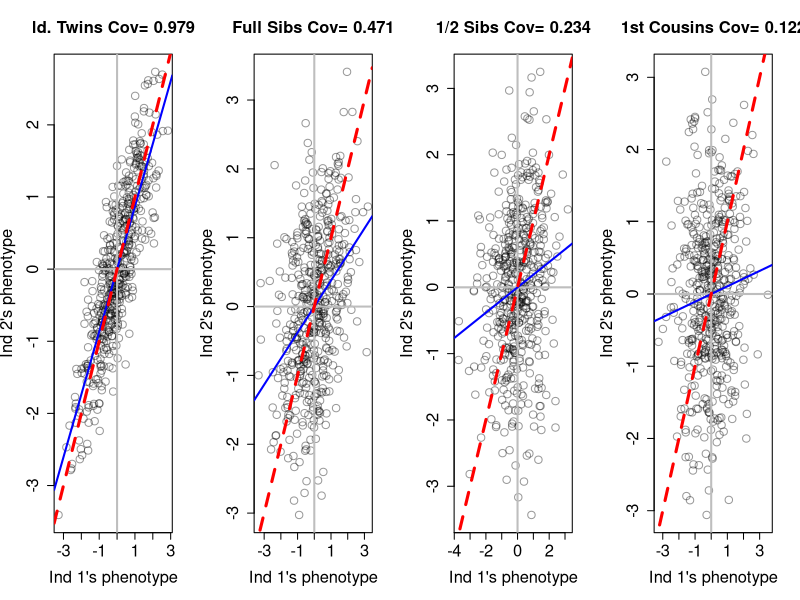

Source code (R):
library("plotrix")

##Paste this in first
genetic.covar<-function(L=20, environ.var,Num_inds=5000,print.slope=FALSE,sel.cutoff=FALSE,ibd.prob,relly.type=""){
	##Quantitative genetics sims
	allele.freq<-0.5   ###each locus is assumed to have the same allele frequencies. This is just to simplify the coding, in reality these results work when each locus has its own frequency (and the coding wouldn't be too much harder). 
	 stopifnot(sum(ibd.prob)==1)
	 
	
	##MAKE A IND 1ss
	## For each ind, at each locus we draw an allele (either 0 or 1) from the population allele frequency. 
	##We do this twice for each ind two represent the two haplotypes in the mother 
	ind.hap.1<-replicate(Num_inds, rbinom(L,1,allele.freq) )
	ind.hap.2<-replicate(Num_inds, rbinom(L,1,allele.freq) )
	##type mum.hap.1[,1] to see the 1st mothers 1st haplotype
	
	##Each mothers genotype at each locus is either 0,1,2
	ind.geno<-ind.hap.1+ind.hap.2
	
	additive.genetic<-colSums(ind.geno)
	genetic.sd<-sd(additive.genetic)
	mean.genetic<-mean(additive.genetic)
	
	additive.genetic<-additive.genetic / sd(additive.genetic)
	ind.pheno<- additive.genetic + rnorm(Num_inds,sd=sqrt(environ.var))
	ind.pheno<-ind.pheno-mean(ind.pheno)

	##MAKE A IND 2's
	###routine to generate genotypes for set of 2nd individual based on our genotypes for first
	other.ind.geno<-sapply(1:Num_inds,function(ind){
		sapply(1:L,function(snp){
			num.ibd<-sample(0:2,1,prob=ibd.prob)
			if(num.ibd==0){my.geno<-sum(rbinom(2,1,allele.freq))} 
			if(num.ibd==1){my.geno<-ind.hap.1[snp,ind]+rbinom(1,1,allele.freq)} 
			if(num.ibd==2){my.geno<-ind.geno[snp,ind]}
			return(my.geno)
		})
	})
	
	other.ind.additive.genetic<-colSums(other.ind.geno)
	genetic.sd<-sd(other.ind.additive.genetic)
	mean.genetic<-mean(other.ind.additive.genetic)	
	other.ind.additive.genetic<-other.ind.additive.genetic / sd(other.ind.additive.genetic)
	other.pheno<- other.ind.additive.genetic + rnorm(Num_inds,sd=sqrt(environ.var))
	other.pheno<-other.pheno-mean(other.pheno)
	my.cov<-cov(ind.pheno,other.pheno);

	plot(ind.pheno,other.pheno,xlab="Ind 1's phenotype",ylab="Ind 2's phenotype",cex=1.5,cex.axis=1.5,cex.main=1.5,cex.lab=1.5,
	main=paste(relly.type,"Cov=",format(my.cov,digit=3),sep=" "),col=adjustcolor("black",0.4)) #,"L =",L,"VE=",environ.var,"VA=1",sep=", "))
	abline(h=0,col="grey",lwd=2)
	abline(v=0,col="grey",lwd=2)
	abline(lm(other.pheno~ind.pheno),col="blue",lwd=2)
	abline(0,1,col="red",lwd=3,lty=2)
 #	textbox(x=min(ind.pheno)*.5,y=max(other.pheno)*.9,textlist=c("Cov= ",format(my.cov,digit=3)),col="red"))
 #legend(x="topleft",legend=paste("Cov= ",format(my.cov,digit=2)),col="red",lwd=4,cex=1.5,bg="white",pch=NA,lty=NA)
	#text(x=min(ind.pheno)*.5,y=max(other.pheno)*.9,label=paste("Cov= ",format(my.cov,digit=3)),col="red",lwd=4,cex=1.5)
	cat("pheno. covariance=",my.cov,"\n")
	cat("Expected covar=",sum(ibd.prob*c(0,0.5,1)),"\n")
	VA<-my.cov/sum(ibd.prob*c(0,0.5,1))
	cat("VA= ", VA,"h2= ",VA/var(c(ind.pheno,other.pheno)),"\n")
 }
 

layout(t(1:4))
genetic.covar(L=100, environ.var=0.2,Num_inds=500,ibd.prob=c(0.,0.,1),relly.type="Id. Twins")
genetic.covar(L=100, environ.var=0.2,Num_inds=500,ibd.prob=c(0.25,0.5,0.25),relly.type="Full Sibs")
genetic.covar(L=100, environ.var=0.2,Num_inds=500,ibd.prob=c(0.5,0.5,0),relly.type="1/2 Sibs")
genetic.covar(L=100, environ.var=0.2,Num_inds=500,ibd.prob=c(0.75,0.25,0.0),relly.type="1st Cousins")

 
dev.copy2pdf(file="~/Dropbox/Courses/Popgen_teaching_Notes/figures/Varying_rellys_phenos.pdf")
 
 
